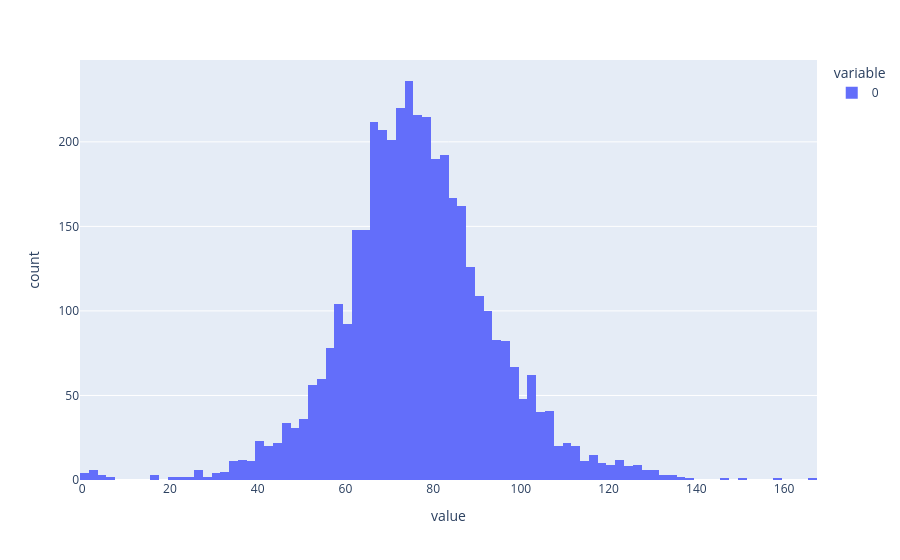

The notebook cell this image was saved under:
### Code cell
sae.eval()  # prevents error if we're expecting a dead neuron mask for who grads

with torch.no_grad():
    # activation store can give us tokens.
    batch_tokens = token_dataset[:32]["tokens"]
    _, cache = model.run_with_cache(batch_tokens, prepend_bos=True)

    # Use the SAE
    feature_acts = sae.encode(cache[sae.cfg.metadata.hook_name])
    sae_out = sae.decode(feature_acts)

    # save some room
    del cache

    # ignore the bos token, get the number of features that activated in each token, averaged accross batch and position
    l0 = (feature_acts[:, 1:] > 0).float().sum(-1).detach()
    print("average l0", l0.mean().item())
    px.histogram(l0.flatten().cpu().numpy()).show()

### Figure 1 — Plotly figure (JSON) as saved in the notebook; plotly's stock layout.template omitted (floating-point values rounded to 4 significant figures; data arrays with more than 128 entries replaced by an {"elided": "..."} marker saying what was removed)
{"data": [{"bingroup": "x", "hovertemplate": "variable=0<br>value=%{x}<br>count=%{y}<extra></extra>", "legendgroup": "0", "marker": {"color": "#636efa", "pattern": {"shape": ""}}, "name": "0", "orientation": "v", "showlegend": true, "type": "histogram", "x": {"elided": "4064 float values"}, "xaxis": "x", "yaxis": "y"}], "layout": {"barmode": "relative", "legend": {"title": {"text": "variable"}, "tracegroupgap": 0}, "margin": {"t": 60}, "xaxis": {"anchor": "y", "domain": [0, 1], "title": {"text": "value"}}, "yaxis": {"anchor": "x", "domain": [0, 1], "title": {"text": "count"}}}}
